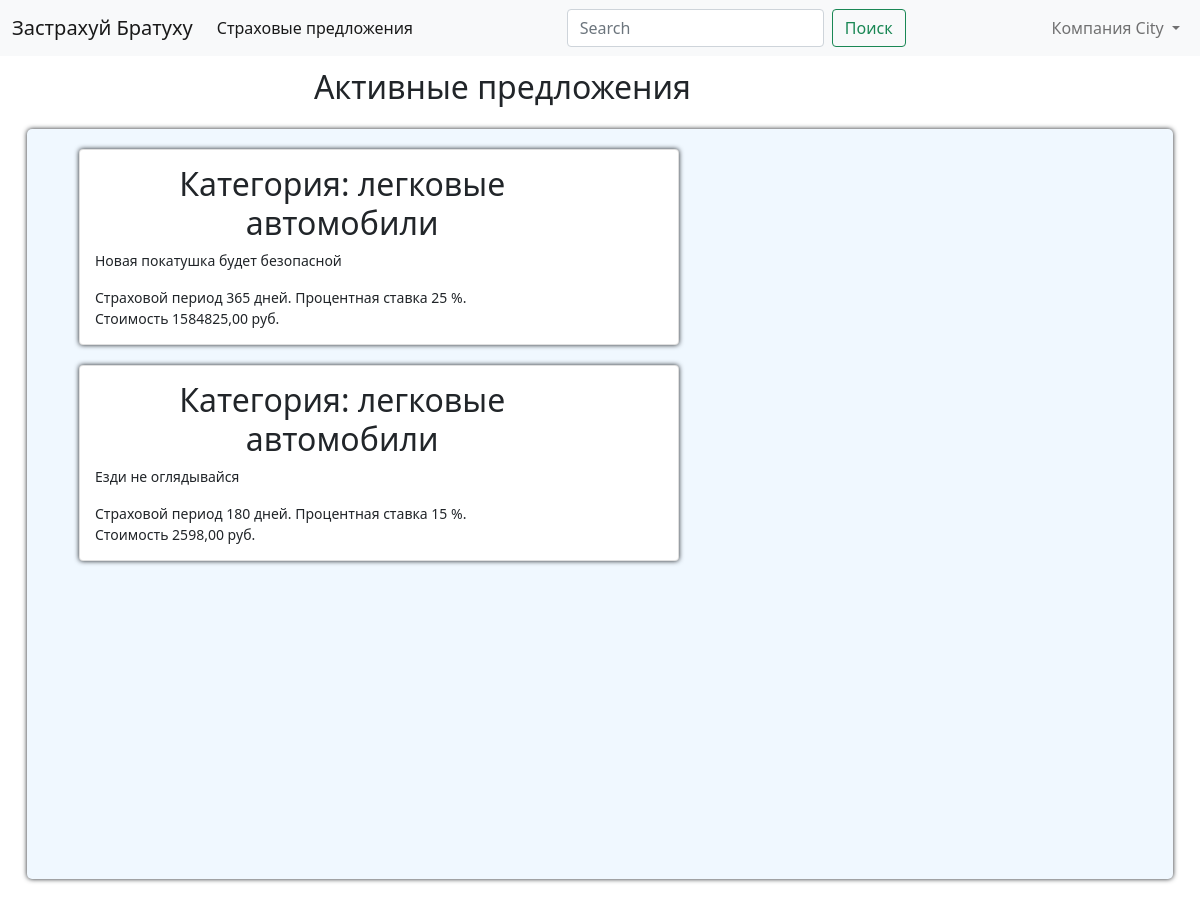
The app's page /cabinet/products/ (signed in), older data.
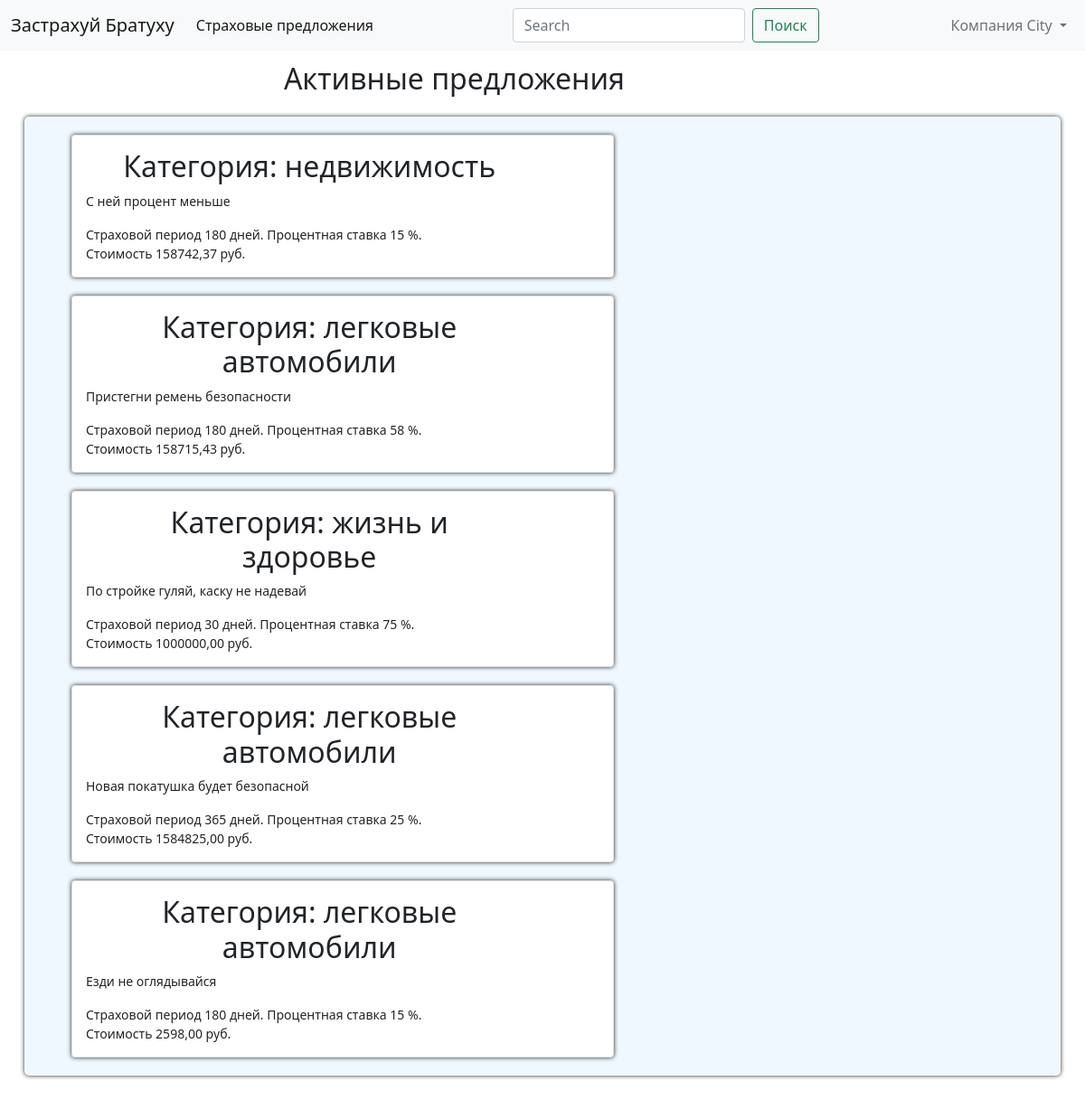
The same page, newer data.
### cabinet/models.py (models this page shows, shortened)
class Product(models.Model):
    PERIODS = (("30", "1 мес"), ("60", "3 мес"), ("180", "6 мес"), ("365", "12 мес"))
    company = models.ForeignKey(
        InsuranceCompany, on_delete=models.CASCADE, verbose_name="Страховая компания"
    )
    category = models.ForeignKey(
        Category, on_delete=models.CASCADE, verbose_name="Категория"
    )
    name = models.CharField(max_length=100, verbose_name="Название страховки")
    price = models.DecimalField(max_digits=10, decimal_places=2, verbose_name="цена")
    interest_rate = models.SmallIntegerField(verbose_name="Процентная ставка")
    period = models.CharField(
        choices=PERIODS, max_length=6, verbose_name="Период страхования"
    )
    date_create = models.DateField(auto_now=True)
    class Meta:
        verbose_name = "Страховое предложение"
        verbose_name_plural = "Страховые предложения"
        ordering = ["-date_create"]

class Category(models.Model):
    name = models.CharField(max_length=20)
    slug = models.SlugField(max_length=20)
    def __str__(self):
        return self.name
    class Meta:
        verbose_name = "Категория"
        verbose_name_plural = "Категории"

### cabinet/views.py (the view)
# urls.py: path("products/", views.ListProductView.as_view(), name="list_product"),
class ListProductView(View):
    def get(self, request):
        company = request.user
        products = Product.objects.filter(company_id=company.pk)
        return render(
            request,
            "cabinet/list_product.html",
            {"space": "cabinet", "products": products},
        )

### cabinet/templates/cabinet/list_product.html (shortened to what this page needs)
{% extends 'base.html' %}
{% block content %}
    <h2>Активные предложения</h2>
		<ul class="block block_card">
			{% for product in products %}
				<li >
					<div class="block card">
						<h2>Категория: {{ product.category|lower }}</h2>
						<p>{{ product.name }}</p>
						<div>
							Страховой период {{ product.period }} дней.
							Процентная ставка {{ product.interest_rate }} %.
						</div>
						<div>
							Стоимость {{ product.price }} руб.
						</div>
					</div>
				</li>
			{% endfor %}
		</ul>
{% endblock %}

Row changes from the older to the newer data that the page shows:
added Product: category "недвижимость", name "С ней процент меньше", period "180", interest_rate "15", price "158742,37"
added Product: category "легковые автомобили", name "Пристегни ремень безопасности", period "180", interest_rate "58", price "158715,43"
added Product: category "жизнь и здоровье", name "По стройке гуляй, каску не надевай", period "30", interest_rate "75", price "1000000,00"
